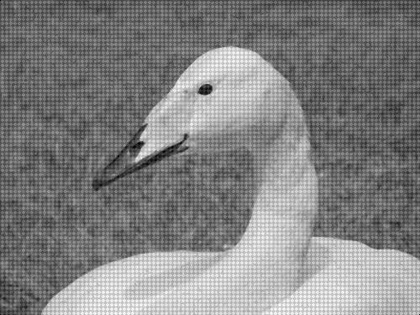
%> input picture Modules/Modules/Image Processing/Image Enhancement/matlab RC/Images/medianFilteredImage.jpg, 420 x 315 px, shrunk from 500 x 375 before the run
$ octave frequencyLPF.m   (GNU Octave 9; MATLAB toolbox functions it lacks are replaced by stand-ins)
%> lines starting %> are read from the running program, lines starting %| are printed output that depends on the picture


% simple implementation of frequency domain filters
%clear all
%read input image
%dim=imread('\\ndrive\xw009807\.do_not_delete\desktop.xp\IA assignment\Images\swanNoise.bmp');
dim = imread('\\ndrive.rdg.ac.uk\xw009807\My Documents\MATLAB\medianFilteredImage.jpg');
%> dim is the input picture: size 315x420 uint8; min 0, max 255, mean 129.1
cim=double(dim);
[r,c]=size(cim);
%> r = 315; c = 420

r1=2*r;
%> r1 = 630
c1=2*c;
%> c1 = 840

pim=zeros((r1),(c1));
kim=zeros((r1),(c1));

%padding
for i=1:r
    for j=1:c
   pim(i,j)=cim(i,j);
    end
end
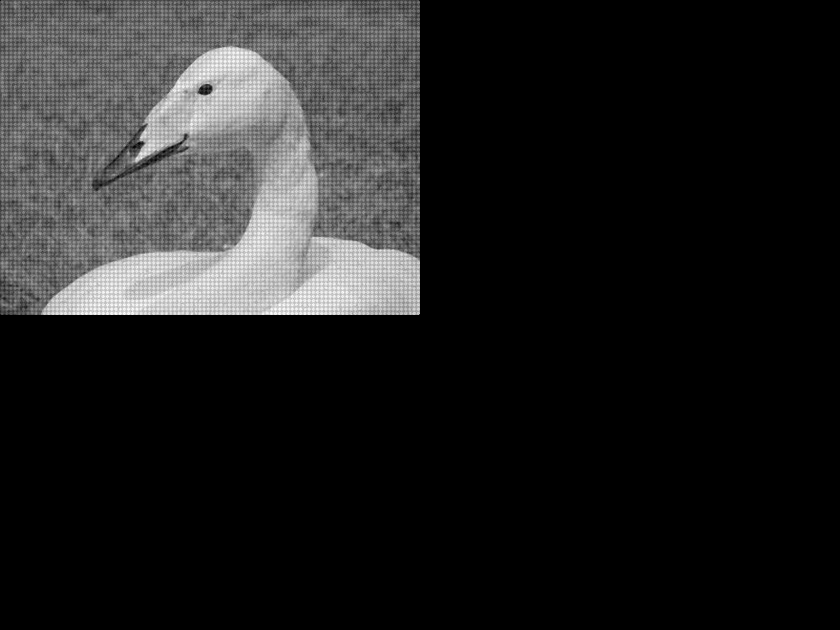
%> pim: size 630x840 double; min 0, max 255, mean 32.3

%center the transform
for i=1:r
    for j=1:c
   kim(i,j)=pim(i,j)*((-1)^(i+j));
    end
end
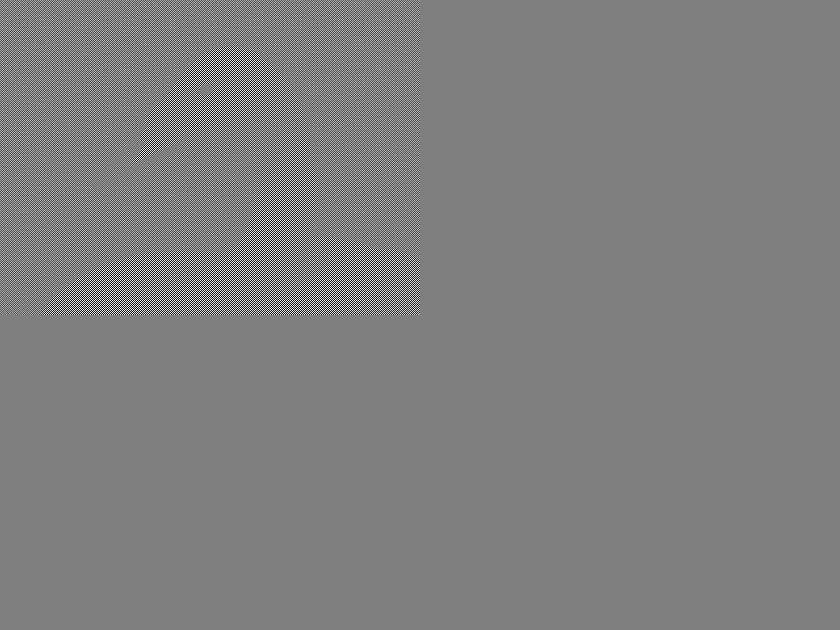
%> kim: size 630x840 double; min -255, max 255, mean 0; drawn with min black and max white

%2D fft
fim=fft2(kim);

%n=1; %order for butterworth filter
thresh=50; % cutoff radius in frequency domain for filters

% create and apply low-pass filter
[r,c]=size(fim);
%> r = 630; c = 840
d0=thresh;

d=zeros(r,c);
h=zeros(r,c);

for i=1:r
    for j=1:c
     d(i,j)=  sqrt( (i-(r/2))^2 + (j-(c/2))^2);
    end
end
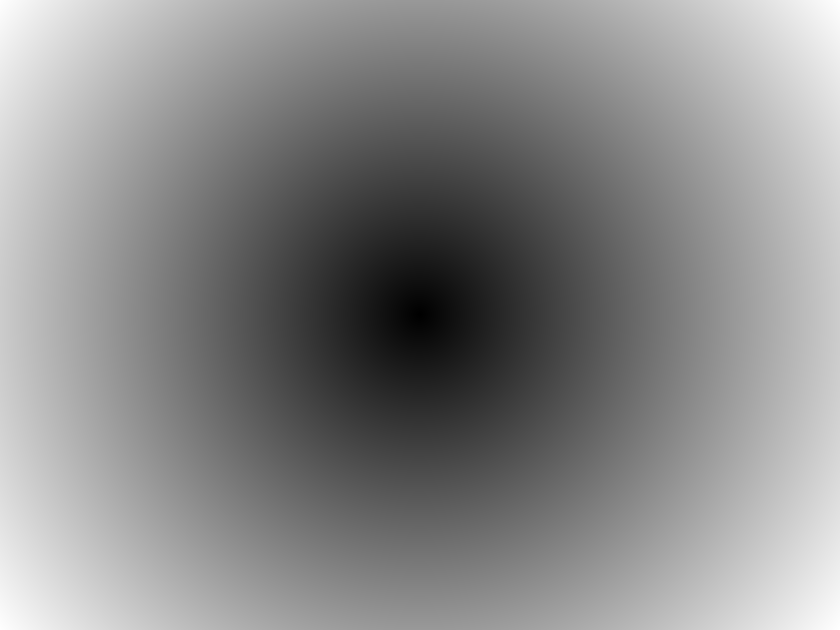
%> d: size 630x840 double; min 0, max 525, mean 283; drawn with min black and max white

for i=1:r
    for j=1:c
      h(i,j)= exp ( -( (d(i,j)^2)/(2*(d0^2)) ) );
    end
end
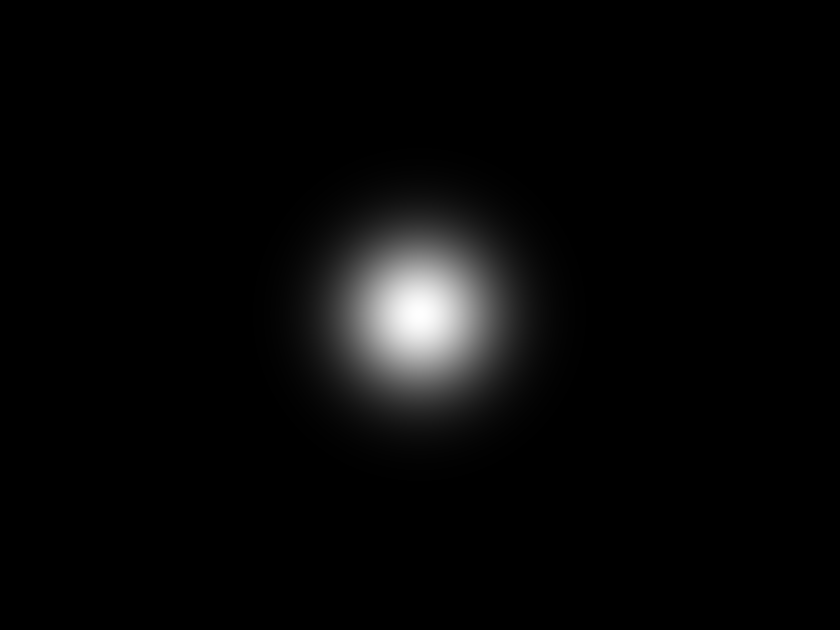
%> h: size 630x840 double; min 1.15e-24, max 1, mean 0.0297


for i=1:r
    for j=1:c
    res(i,j)=(h(i,j))*fim(i,j);

    end
end

% [13 lines of commented-out code are left out]
 ifim=ifft2(res);

 %  imshow(res);
 % issue is after here

for i=1:r1
    for j=1:c1
   ifim(i,j)=ifim(i,j)*((-1)^(i+j));
    end
end

%imshow(ifim);

% removing the padding
for i=1:r
    for j=1:c
   rim(i,j)=ifim(i,j);
    end
end

%imshow(rim);

% retaining the real parts of the matrix
rim=real(rim);
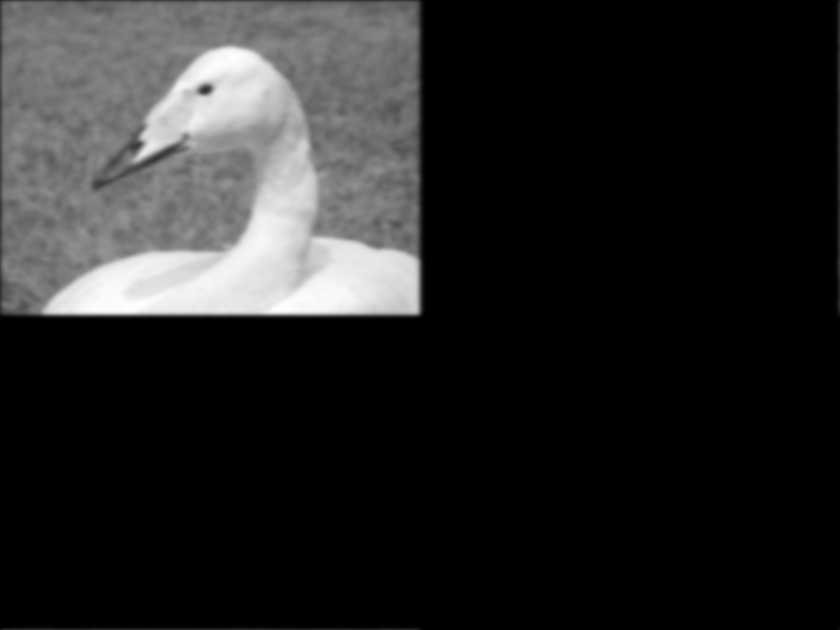
%> rim: size 630x840 double; min -2.66e-09, max 219.6, mean 32.3; drawn with min black and max white
rim=uint8(rim);
%> rim: size 630x840 uint8

figure, imshow(rim);

 % [7 lines of commented-out code are left out]
